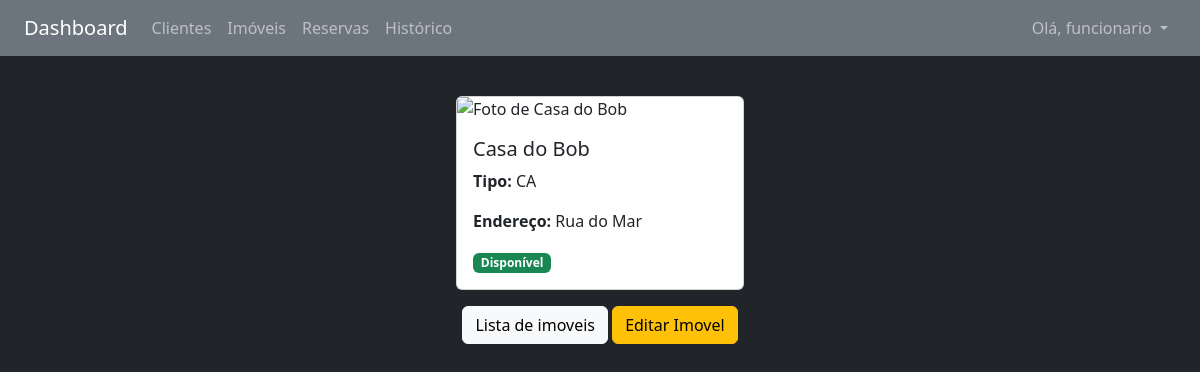
/imoveis/1/ (signed in), run on an earlier commit of the app's database.
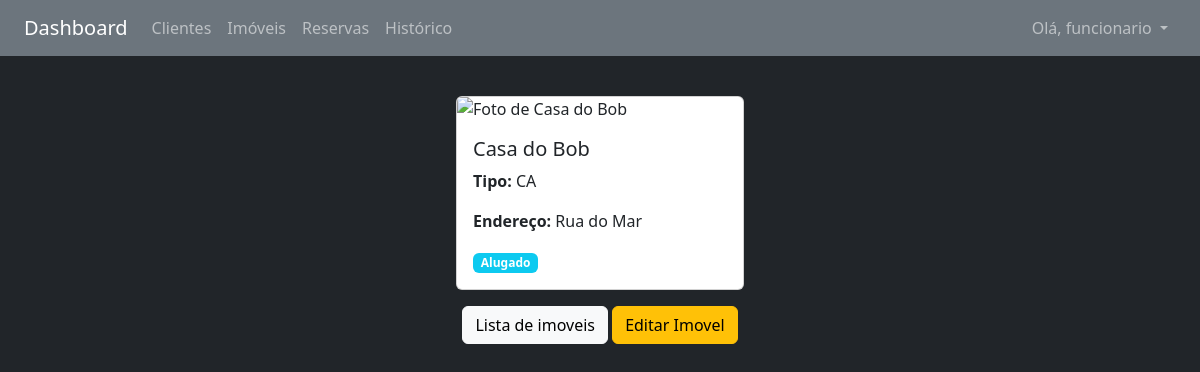
And on a later commit of the database.
### imoveis/views.py (the view)
# urls.py: path('<int:imovel_id>/', detalhes_imovel, name='detalhes'),
@login_required
def detalhes_imovel(request, imovel_id):
    try:
        imovel = Imovel.objects.get(id=imovel_id)
    except Imovel.DoesNotExist:
        messages.error(request, "Imovel não encontrado.")
        return redirect('imoveis:lista', campo='nome')
    dados = {'imovel': imovel}
    return render(request, 'imoveis/detalhes.html', dados)

### imoveis/templates/imoveis/detalhes.html
{% extends 'base.html' %}
{% block content %}
<div class="container my-3">
    <div class="card mx-auto" style="width: 18rem;">
        {% if imovel.foto %}
        <img src="{{ imovel.foto.thumb.url }}" class="card-img-top" alt="Foto de {{ imovel.nome }}">
        {% else %}
        <img src="" class="card-img-top" alt="Sem foto {{ imovel.nome }} ">
        {% endif %}
        <div class="card-body">
            <h5 class="card-title">{{ imovel.nome }}</h5>
            <p class="card-text"><strong>Tipo:</strong> {{ imovel.tipo }}</p>
            <p class="card-text"><strong>Endereço:</strong> {{ imovel.endereco }}</p>
            <p class="card-text">
                {% if imovel.disponibilidade %}
                <strong class="badge bg-success">Disponível</strong>
                {% else %}
                <strong class="badge bg-info">Alugado</strong>
                {% endif %}
            </p>
        </div>
    </div>
</div>
<div class="container my-3">
    <div class="row">
        <div class="col text-center">
            <a href="{% url 'imoveis:lista' 'nome' %}" class="btn btn-light"> Lista de imoveis</a>
            <a href="{% url 'imoveis:editar' imovel.id %}" class="btn btn-warning">Editar Imovel</a>
        </div>
    </div>
</div>
{% endblock %}

What changed in the data, as far as the page shows it:
changed Imovel "Casa do Bob": disponibilidade True → False (drawn)
Also different on the page:
text no longer shown: "Disponível"
text now shown: "Alugado"
